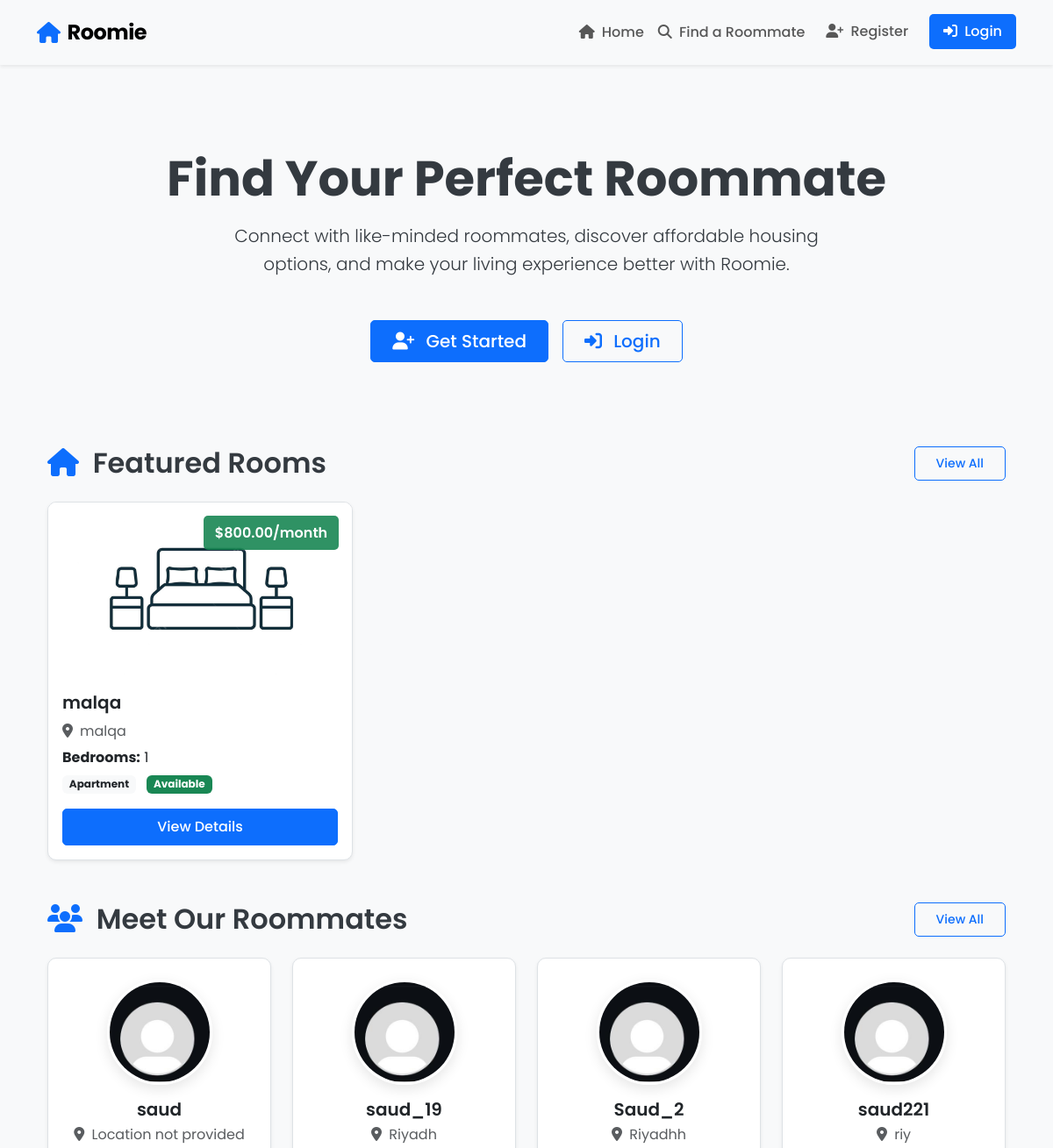
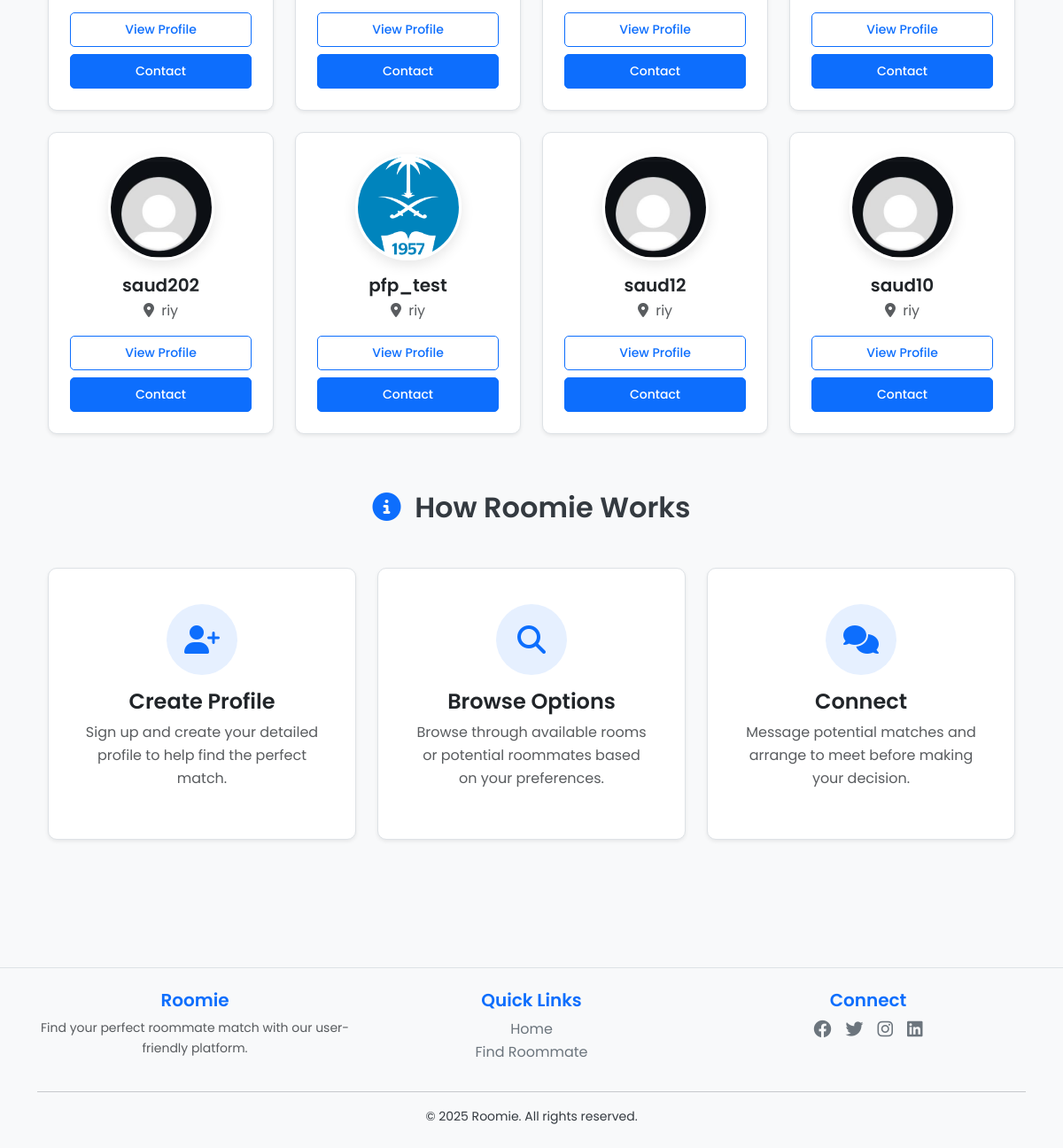
The page / on the database its author committed (2 pictures, top to bottom).
### core/models.py (models this page shows, shortened)
class Room(models.Model):
    room_id = models.AutoField(primary_key=True)  # Custom primary key
    provider = models.ForeignKey(User, on_delete=models.CASCADE, related_name='rooms')
    title = models.CharField(max_length=200)
    description = models.TextField()
    location = models.CharField(max_length=255)
    rent = models.DecimalField(max_digits=8, decimal_places=2)
    room_type = models.CharField(max_length=20, choices=[
        ('private', 'Private Room'),
        ('shared', 'Shared Room'),
        ('studio', 'Studio'),
        ('apartment', 'Apartment'),
    ])
    bedrooms = models.PositiveIntegerField(default=1)  # Number of bedrooms
    is_available = models.BooleanField(default=True)
    image = models.ImageField(
        upload_to='images/',
        blank=True,
        null=True,
        default='/media/images/default_room.jpg'  # Set default room image
        )
    created_at = models.DateTimeField(auto_now_add=True)

class User(AbstractUser):
    ACCOUNT_TYPE_CHOICES = [
        ('seeker', 'Seeker'),
        ('provider', 'Provider'),
    ]
    GENDER_CHOICES = [
        ('male', 'Male'),
        ('female', 'Female'),
        ('other', 'Other'),
    ]
    email = models.EmailField(unique=True)
    gender = models.CharField(max_length=10, choices=GENDER_CHOICES, blank=True, null=True)
    birthdate = models.DateField(blank=True, null=True)
    bio = models.TextField(blank=True, null=True)
    location = models.CharField(max_length=255, blank=True, null=True)
    profile_photo = models.ImageField(
        upload_to='profile_photos/',
        blank=True,
        null=True,
        default='profile_photos/default_user.jpg'  # Set default profile photo
    )
    account_type = models.CharField(max_length=10, choices=ACCOUNT_TYPE_CHOICES, default='seeker')

### roomie/views.py (the view)
# urls.py: 2. Add a URL to urlpatterns:  path('', views.home, name='home')
def home(request):
    featured_rooms = Room.objects.annotate(
        approved_bookings=Count('bookings', filter=Q(bookings__status='approved'))
    ).filter(is_available=True).filter(bedrooms__gt=F('approved_bookings'))[:6]
    roommates = User.objects.filter(account_type='seeker')
    return render(request, 'home.html', {
        'featured_rooms': featured_rooms,
        'roommates': roommates,
    })

### roomie/templates/home.html (shortened to what this page needs)
{% extends 'base.html' %}
{% block content %}
<div class="container">
  {% if user.is_authenticated %}
  <div class="text-center mb-5">
    <h1 class="display-4 mb-3">Welcome, {{ user.username }}!</h1>
    <p class="lead mb-4">
      Manage your profile, explore rooms, and connect with potential roommates today.
    </p>
    <div class="d-flex gap-3 justify-content-center">
      <a href="{% url 'user_profile' user.id %}" class="btn btn-primary btn-lg">
        <i class="fas fa-user me-2"></i> View Profile
      </a>
      <a href="{% url 'messages' user.id %}" class="btn btn-outline-primary btn-lg">
        <i class="fas fa-envelope me-2"></i> Messages
      </a>
    </div>
  </div>
  {% else %}
  <div class="text-center mb-5 py-5">
    <h1 class="display-4 fw-bold mb-3">Find Your Perfect Roommate</h1>
    <p class="lead col-md-8 mx-auto mb-5">
      Connect with like-minded roommates, discover affordable housing options,
      and make your living experience better with Roomie.
    </p>
    <div class="d-flex gap-3 justify-content-center">
      <a href="{% url 'register' %}" class="btn btn-primary btn-lg px-4 py-2">
        <i class="fas fa-user-plus me-2"></i> Get Started
      </a>
      <a href="{% url 'login' %}" class="btn btn-outline-primary btn-lg px-4 py-2">
        <i class="fas fa-sign-in-alt me-2"></i> Login
      </a>
    </div>
  </div>
  {% endif %}
  <section class="mb-5">
    <div class="d-flex justify-content-between align-items-center mb-4">
      <h2 class="mb-0">
        <i class="fas fa-home text-primary me-2"></i> Featured Rooms
      </h2>
      <a href="{% url 'filter_rooms' %}" class="btn btn-sm btn-outline-primary">
        View All
      </a>
    </div>
    <div class="row g-4">
      {% for room in featured_rooms %}
      <div class="col-md-4">
        <div class="card h-100 shadow-sm">
          <div class="position-relative">
            {% if room.image %}
            <img
              src="{{ room.image.url }}"
              class="card-img-top"
              alt="{{ room.title }}"
              style="height: 200px; object-fit: cover;"
            />
            {% endif %}
            <div class="room-price">${{ room.rent }}/month</div>
          </div>
          <div class="card-body">
            <h5 class="card-title">{{ room.title }}</h5>
            <p class="card-text text-muted mb-1">
              <i class="fas fa-map-marker-alt me-2"></i>{{ room.location }}
            </p>
            <p class="card-text mb-1">
              <strong>Bedrooms:</strong> {{ room.bedrooms }}
            </p>
            <p class="card-text mb-3">
              <span class="badge bg-light text-dark me-2">{{ room.get_room_type_display }}</span>
              {% if room.is_available %}
              <span class="badge bg-success">Available</span>
              {% else %}
              <span class="badge bg-secondary">Unavailable</span>
              {% endif %}
            </p>
            <div class="d-grid">
              <a href="{% url 'room_detail' room.room_id %}" class="btn btn-primary">
                View Details
              </a>
            </div>
          </div>
        </div>
      </div>
      {% empty %}
      <div class="col-12">
        <div class="alert alert-info text-center py-4">
          <i class="fas fa-info-circle me-2"></i> No featured rooms available at the moment. Check back soon!
        </div>
      </div>
      {% endfor %}
    </div>
  </section>
  <section>
    <div class="d-flex justify-content-between align-items-center mb-4">
      <h2 class="mb-0">
        <i class="fas fa-users text-primary me-2"></i> Meet Our Roommates
      </h2>
      <a href="{% url 'find_roommate' %}" class="btn btn-sm btn-outline-primary">
        View All
      </a>
    </div>
    <div class="row g-4">
      {% for roommate in roommates %}
      <div class="col-md-3">
        <div class="card h-100 shadow-sm roommate-card">
          {% if roommate.profile_photo %}
          <img
            src="{{ roommate.profile_photo.url }}"
            class="rounded-circle roommate-image"
            alt="{{ roommate.username }}"
          />
          {% else %}
          <img
            src="/media/profile_photos/default_user.jpg"
            class="rounded-circle roommate-image"
            alt="Default Roommate Image"
          />
          {% endif %}
          <div class="card-body p-0">
            <h5 class="card-title mb-1">{{ roommate.username }}</h5>
            <p class="card-text text-muted mb-3">
              <i class="fas fa-map-marker-alt me-1"></i>
              {{ roommate.location|default:"Location not provided" }}
            </p>
            <div class="d-grid gap-2">
              <a href="{% url 'user_profile' roommate.id %}" class="btn btn-sm btn-outline-primary">
                View Profile
              </a>
              <a href="{% url 'send_message' roommate.id %}" class="btn btn-sm btn-primary">
                Contact
              </a>
            </div>
          </div>
        </div>
      </div>
      {% empty %}
      <div class="col-12">
        <div class="alert alert-info text-center py-4">
          <i class="fas fa-info-circle me-2"></i> No roommates available at the moment. Be the first to join!
        </div>
      </div>
      {% endfor %}
    </div>
  </section>
  <section class="my-5 pt-3">
    <h2 class="text-center mb-4">
      <i class="fas fa-info-circle text-primary me-2"></i> How Roomie Works
    </h2>
    <div class="row g-4 mt-2">
      <div class="col-md-4">
        <div class="card h-100 text-center p-4 shadow-sm">
          <div class="card-body">
            <div
              class="rounded-circle bg-primary bg-opacity-10 d-flex align-items-center justify-content-center mx-auto mb-3"
              style="width: 80px; height: 80px"
            >
              <i class="fas fa-user-plus fa-2x text-primary"></i>
            </div>
            <h4>Create Profile</h4>
            <p class="text-muted">
              Sign up and create your detailed profile to help find the perfect match.
            </p>
          </div>
        </div>
      </div>
      <div class="col-md-4">
        <div class="card h-100 text-center p-4 shadow-sm">
          <div class="card-body">
            <div
              class="rounded-circle bg-primary bg-opacity-10 d-flex align-items-center justify-content-center mx-auto mb-3"
              style="width: 80px; height: 80px"
            >
              <i class="fas fa-search fa-2x text-primary"></i>
            </div>
            <h4>Browse Options</h4>
            <p class="text-muted">
              Browse through available rooms or potential roommates based on your preferences.
            </p>
          </div>
        </div>
      </div>
      <div class="col-md-4">
        <div class="card h-100 text-center p-4 shadow-sm">
          <div class="card-body">
            <div
              class="rounded-circle bg-primary bg-opacity-10 d-flex align-items-center justify-content-center mx-auto mb-3"
              style="width: 80px; height: 80px"
            >
              <i class="fas fa-comments fa-2x text-primary"></i>
            </div>
            <h4>Connect</h4>
            <p class="text-muted">
              Message potential matches and arrange to meet before making your decision.
            </p>
          </div>
        </div>
      </div>
    </div>
  </section>
</div>
{% endblock %}

### roomie/static/roomie/styles.css (style rules this page uses)
body { font-family: "Poppins", sans-serif; background-color: #f8f9fa; color: #343a40; line-height: 1.6; }
h1, h2, h3, h4, h5, h6 { font-weight: 600; }
.display-4 { font-weight: 700; }
.lead { font-weight: 300; }
.card { border-radius: 10px; overflow: hidden; border: 1px solid #dee2e6; box-shadow: 0 6px 15px rgba(0, 0, 0, 0.05); }
.card-title { font-weight: 600; margin-bottom: 0.5rem; }
.card-img-top { height: 200px; object-fit: cover; }
.btn { font-weight: 500; padding: 0.5rem 1.5rem; border-radius: 5px; }
.btn-primary { background-color: #0d6efd; border-color: #0d6efd; }
.room-price { position: absolute; top: 15px; right: 15px; background-color: rgba(25, 135, 84, 0.9); color: white; padding: 0.4rem 0.8rem; border-radius: 5px; font-weight: 600; }
.roommate-card { text-align: center; padding: 1.5rem; }
.roommate-image { width: 120px; height: 120px; object-fit: cover; margin: 0 auto 1rem; border: 3px solid #fff; box-shadow: 0 5px 15px rgba(0, 0, 0, 0.1); }

### rows shown on the page
Room: image (placeholder picture), rent "800.00", title "malqa", location "malqa", bedrooms "1", room_type "Apartment", is_available "Available"
User: username "saud", location "Location not provided"
User: username "saud_19", location "Riyadh"
User: username "Saud_2", location "Riyadhh"
User: username "saud221", location "riy"
User: username "saud202", location "riy"
User: profile_photo (picture), username "pfp_test", location "riy"
User: profile_photo (placeholder picture), username "saud12", location "riy"
User: profile_photo (placeholder picture), username "saud10", location "riy"
